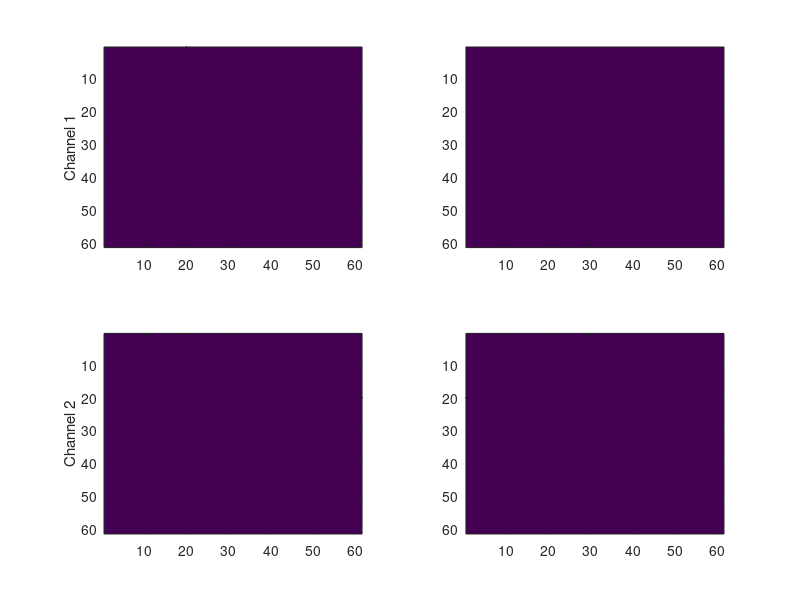

Write the MATLAB code that produced this figure. (Note: this script raises an error after producing the figure.)
clear all
close all
clc
cd ('C:\Users\sbbk034\OneDrive - City, University of London\Documents\GitHub\RingFluorescence\CODE')
%%

baseDir         = 'C:\Users\sbbk034\OneDrive - City, University of London\Documents\GitHub\RingFluorescence\Dataset_One_Whole\';
dir1            = dir (strcat(baseDir,'*_c0001.tif'));
dir2            = dir (strcat(baseDir,'*_c0002.tif'));

load('Dataset_One_Tracks_2023_12_04.mat')

%%

t64             = Dataset_One_Tracks_2023_12_04(Dataset_One_Tracks_2023_12_04(:,3)==64,:);
t55             = Dataset_One_Tracks_2023_12_04(Dataset_One_Tracks_2023_12_04(:,3)==55,:);
[~,index64]     = sort(t64(:,9),'ascend');
[~,index55]     = sort(t55(:,9),'ascend');

t64B            = t64(index64,:);
t55B            = t55(index55,:);

t64B(:,5:6)     = t64B(:,5:6)/0.1729938;
t55B(:,5:6)     = t55B(:,5:6)/0.1729938;


[xx_t,yy_t]         = meshgrid(-30:30,-30:30);
angle_view          = angle(xx_t+1i*yy_t);
distance_view       = sqrt(xx_t.^2+yy_t.^2);
% Set the dimensions of the ring
dimensionsRing                          = [0 6];
ring                = (distance_view>dimensionsRing(1)).*(distance_view<dimensionsRing(2));


max_time            =max(max(t64B(:,9)),max(t55B(:,9)) );
%% process T64 


h1=figure(1);
clf
h221 = subplot(221);
i221 = imagesc(zeros(61)); caxis([1 15000])
ht = title('');
hy1 = ylabel('Channel 1');
h222 = subplot(222);
i222 = imagesc(zeros(61)); caxis([1 15000])

ht2 = title('');

h223 = subplot(223);
i223 = imagesc(zeros(61)); caxis([1 15000])

hy2 = ylabel('Channel 2');
h224 = subplot(224);
i224 = imagesc(zeros(61)); caxis([1 15000])
%%

    % caxis([1 15000])
    % title(strcat('Frame =',num2str(counterT)))
    % subplot(222)
    % imagesc(channel_1_ring)
    % caxis([1 15000])
    % colorbar
    % subplot(223)
    % imagesc(channel_2_crop)
    % caxis([1 15000])
    % title(strcat('Frame =',num2str(counterT)))
    % subplot(224)
    % imagesc(channel_2_ring)
    % caxis([1 15000])

clear F;

max_time            = size(t64B,1);
for counterT = 1 :max_time
    disp(counterT)
    currentFrame    = t64B(counterT,9);
    channel_1       = double(imread(strcat(baseDir,dir1(currentFrame+1).name)));
    channel_2       = double(imread(strcat(baseDir,dir2(currentFrame+1).name)));

    %combined(:,:,1)     = channel_1/max(channel_1(:));
    %combined(:,:,2)     = channel_2/max(channel_2(:));
    %combined(1,1,3)     = 0;

    %imagesc(combined)
    %
    cc                  = round(t64B(counterT,5)-30:t64B(counterT,5)+30);
    rr                  = round(t64B(counterT,6)-30:t64B(counterT,6)+30);
    channel_1_crop      = channel_1(rr,cc);
    channel_2_crop      = channel_2(rr,cc);
    channel_1_ring      = ring .* channel_1_crop;
    channel_2_ring      = ring .* channel_2_crop;
    i221.CData          = channel_1_crop;
    i222.CData          = channel_1_ring;
    i223.CData          = channel_2_crop;
    i224.CData          = channel_2_ring;
    ht.String =strcat('Iteration =',num2str(counterT));
    ht2.String =strcat('Time Frame =',num2str(currentFrame));    
    % %subplot(221)
    % imagesc(channel_1_crop)
    % caxis([1 15000])

    % title(strcat('Frame =',num2str(counterT)))
    % subplot(222)
    % imagesc(channel_1_ring)
    % caxis([1 15000])
    % colorbar
    % subplot(223)
    % imagesc(channel_2_crop)
    % caxis([1 15000])
    % title(strcat('Frame =',num2str(counterT)))
    % subplot(224)
    % imagesc(channel_2_ring)
    % caxis([1 15000])
    % colorbar
    % 
     drawnow
    F(counterT) = getframe(h1);
    %pause(0.1)

    for counterA=-pi:0.3:pi
        %intensityPerAngle = channel_1_ring.*((angle_view>counterA).*(angle_view<(counterA+0.3)));
        %intensityPerAngle = channel_1_ring.*((angle_viewC>counterA).*(angle_viewC<(counterA+0.3)));
        intensityPerAngle_1 = channel_1_ring.*((angle_view>counterA).*(angle_view<(counterA+0.3)));
        IntensityPerAngleT_1(round(1+10*(pi+(counterA))/3)) = max(intensityPerAngle_1(:));
        intensityPerAngle_2 = channel_2_ring.*((angle_view>counterA).*(angle_view<(counterA+0.3)));
        IntensityPerAngleT_2(round(1+10*(pi+(counterA))/3)) = max(intensityPerAngle_2(:));
    end
    Intensity_OverTime_64_1(currentFrame,: ) =IntensityPerAngleT_1;
    Intensity_OverTime_64_2(currentFrame,: ) =IntensityPerAngleT_2;

    for counterD = 1 : max(dimensionsRing )
        intensityPerDistance(counterD) = sum(sum(channel_2_ring.*(round(distance_view)==counterD) ));
    end
    Intensity_OverTime_64_3(currentFrame,: ) =intensityPerDistance;
end
%%
 v = VideoWriter('Track64_video_6_2023_12_13', 'MPEG-4');
            open(v);
            writeVideo(v,F);
            close(v);


%% process T55 

clear F;
max_time            = size(t55B,1);
for counterT = 1 :max_time
    disp(counterT)
    currentFrame    = t55B(counterT,9);
    channel_1       = double(imread(strcat(baseDir,dir1(currentFrame+1).name)));
    channel_2       = double(imread(strcat(baseDir,dir2(currentFrame+1).name)));

    %combined(:,:,1)     = channel_1/max(channel_1(:));
    %combined(:,:,2)     = channel_2/max(channel_2(:));
    %combined(1,1,3)     = 0;

    %imagesc(combined)
    %
    cc                  = round(t55B(counterT,5)-30:t55B(counterT,5)+30);
    rr                  = round(t55B(counterT,6)-30:t55B(counterT,6)+30);
    channel_1_crop      = channel_1(rr,cc);
    channel_2_crop      = channel_2(rr,cc);
    channel_1_ring      = ring .* channel_1_crop;
    channel_2_ring      = ring .* channel_2_crop;

    i221.CData          = channel_1_crop;
    i222.CData          = channel_1_ring;
    i223.CData          = channel_2_crop;
    i224.CData          = channel_2_ring;
    ht.String =strcat('Iteration =',num2str(counterT));
    ht2.String =strcat('Time Frame =',num2str(currentFrame));    

         drawnow
      %    pause(0.02)
    F(counterT) = getframe(h1);
    for counterA=-pi:0.3:pi
        %intensityPerAngle = channel_1_ring.*((angle_view>counterA).*(angle_view<(counterA+0.3)));
        %intensityPerAngle = channel_1_ring.*((angle_viewC>counterA).*(angle_viewC<(counterA+0.3)));
        intensityPerAngle_1 = channel_1_ring.*((angle_view>counterA).*(angle_view<(counterA+0.3)));
        IntensityPerAngleT_1(round(1+10*(pi+(counterA))/3)) = max(intensityPerAngle_1(:));
        intensityPerAngle_2 = channel_2_ring.*((angle_view>counterA).*(angle_view<(counterA+0.3)));
        IntensityPerAngleT_2(round(1+10*(pi+(counterA))/3)) = max(intensityPerAngle_2(:));
    end
    Intensity_OverTime_55_1(currentFrame,: ) =IntensityPerAngleT_1;
    Intensity_OverTime_55_2(currentFrame,: ) =IntensityPerAngleT_2;

    for counterD = 1 : max(dimensionsRing )
        intensityPerDistance(counterD) = sum(sum(channel_2_ring.*(round(distance_view)==counterD) ));
    end
    Intensity_OverTime_55_3(currentFrame,: ) =intensityPerDistance;

end
%%

 v = VideoWriter('Track55_video_6_2023_12_13', 'MPEG-4');
            open(v);
            writeVideo(v,F);
            close(v);

%% Post process:
% 1 Filter
Intensity_OverTime_55_1_LPF = imfilter(Intensity_OverTime_55_1,ones(5,5)/25,'replicate');
Intensity_OverTime_55_2_LPF = imfilter(Intensity_OverTime_55_2,ones(5,5)/25,'replicate');
Intensity_OverTime_64_1_LPF = imfilter(Intensity_OverTime_64_1,ones(5,5)/25,'replicate');
Intensity_OverTime_64_2_LPF = imfilter(Intensity_OverTime_64_2,ones(5,5)/25,'replicate');

Intensity_OverTime_55_1_LPF(Intensity_OverTime_55_1==0)=nan;
Intensity_OverTime_55_2_LPF(Intensity_OverTime_55_2==0)=nan;
Intensity_OverTime_64_1_LPF(Intensity_OverTime_64_1==0)=nan;
Intensity_OverTime_64_2_LPF(Intensity_OverTime_64_2==0)=nan;

%% Display

startpoint = 5*60/3.56;

h1 = figure(11);
h2 = gca;
h3 = mesh(Intensity_OverTime_64_1_LPF);
axis tight;
h1.Position = [400  400  900  350];
h2.View = [110 60];
set(gca,'xtick',1:3:21)
set(gca,'xticklabel',num2str(linspace(-3.14,3.14,7)',3))
%h2.YTick = 20:50:1700;
%h2.YTickLabel = round((h2.YTick)*3.56/60);
h2.YTick = startpoint:5*(60/3.56):1700;
h2.YTickLabel = round((h2.YTick-200)*3.56/60);
xlabel('angle')
ylabel('time [min]')
zlabel('intensity')
title('Track 64, Ch 1')
 colormap hot
%%

h1 = figure(12);
h2 = gca;
h3 = mesh(Intensity_OverTime_64_2_LPF);
axis tight;
h1.Position = [400  400  900  350];
h2.View = [110 60];
set(gca,'xtick',1:3:21)
set(gca,'xticklabel',num2str(linspace(-3.14,3.14,7)',3))
%h2.YTick = 20:50:1700;
%h2.YTickLabel = round((h2.YTick)*3.56/60);
h2.YTick = startpoint:5*(60/3.56):1700;
h2.YTickLabel = round((h2.YTick)*3.56/60);
xlabel('angle')
ylabel('time')
zlabel('intensity')
title('Track 64, Ch 2')
set(gca,'xticklabel',num2str(linspace(-3.14,3.14,7)',3))
xlabel('angle')
ylabel('time [min]')
zlabel('intensity')
 colormap hot

%%
h1 = figure(13);
h2 = gca;
h3 = mesh(Intensity_OverTime_55_1_LPF);
axis tight;
h1.Position = [400  400  900  350];
h2.View = [110 60];
set(gca,'xtick',1:3:21)
set(gca,'xticklabel',num2str(linspace(-3.14,3.14,7)',3))
%h2.YTick = 20:50:1700;
%h2.YTickLabel = round((h2.YTick)*3.56/60);
h2.YTick = startpoint:5*(60/3.56):1700;
h2.YTickLabel = round((h2.YTick-65)*3.56/60);
xlabel('angle')
ylabel('time')
zlabel('intensity')
title('Track 55, Ch 1')
set(gca,'xticklabel',num2str(linspace(-3.14,3.14,7)',3))
xlabel('angle')
ylabel('time [min]')
zlabel('intensity')
 colormap hot
%%

h1 = figure(14);
h2 = gca;
h3 = mesh(Intensity_OverTime_55_2_LPF);
axis tight;
h1.Position = [400  400  900  350];
h2.View = [110 60];
set(gca,'xtick',1:3:21)
set(gca,'xticklabel',num2str(linspace(-3.14,3.14,7)',3))
%h2.YTick = 60:(60/3.56):1700;
%h2.YTickLabel = round((h2.YTick)*3.56/60);
h2.YTick = startpoint:5*(60/3.56):1700;
h2.YTickLabel = round((h2.YTick)*3.56/60);xlabel('angle')
ylabel('time')
zlabel('intensity')
title('Track 55, Ch 2')
set(gca,'xticklabel',num2str(linspace(-3.14,3.14,7)',3))
xlabel('angle')
ylabel('time [min]')
zlabel('intensity')
 colormap hot

%%

h1 = figure(15);
h2 = gca;
h3 = mesh(Intensity_OverTime_64_3(:,end:-1:1));
axis tight;
h1.Position = [400  400  900  350];
h2.View = [100 30];
%set(gca,'xtick',1:3:21)
%set(gca,'xticklabel',num2str(linspace(-3.14,3.14,7)',3))
xlabel('angle')
ylabel('time')
zlabel('intensity')
title('Track 64, Ch 2')
%set(gca,'xticklabel',num2str(linspace(-3.14,3.14,7)',3))
xlabel('angle')
ylabel('time')
zlabel('intensity')
% h2.YTick = 20:50:1700;
%  h2.YTickLabel = round((h2.YTick-665)*3.56/60);
h1 = figure(16);
h2 = gca;
h3 = mesh(Intensity_OverTime_55_3(:,end:-1:1));
axis tight;
h1.Position = [400  400  900  350];
h2.View = [100 30];
%set(gca,'xtick',1:3:21)
%set(gca,'xticklabel',num2str(linspace(-3.14,3.14,7)',3))
xlabel('angle')
ylabel('time')
zlabel('intensity')
title('Track 55, Ch 2')
%set(gca,'xticklabel',num2str(linspace(-3.14,3.14,7)',3))
xlabel('angle')
ylabel('time')
zlabel('intensity')
% h2.YTick = 20:50:1700;
% h2.YTickLabel = round((h2.YTick-665)*3.56/60);
%%


% 
% 
% a=imread('Dataset_One_Whole_t0100_c0001.tif');
% b=imread('C:\Users\sbbk034\OneDrive - City, University of London\Documents\GitHub\RingFluorescence\Dataset_One_Whole\Dataset_One_Whole_t0100_c0002.tif');
% imagesc(b+a)
% 
% 
% imagesc(b+a)
% hold
% plot3(t64(index64,5)/0.1729938,t64(index64,6)/0.1729938,t64(index64,9),'m-.')
% plot3(t55(index55,5)/0.1729938,t55(index55,6)/0.1729938,t55(index55,9),'c-.')
